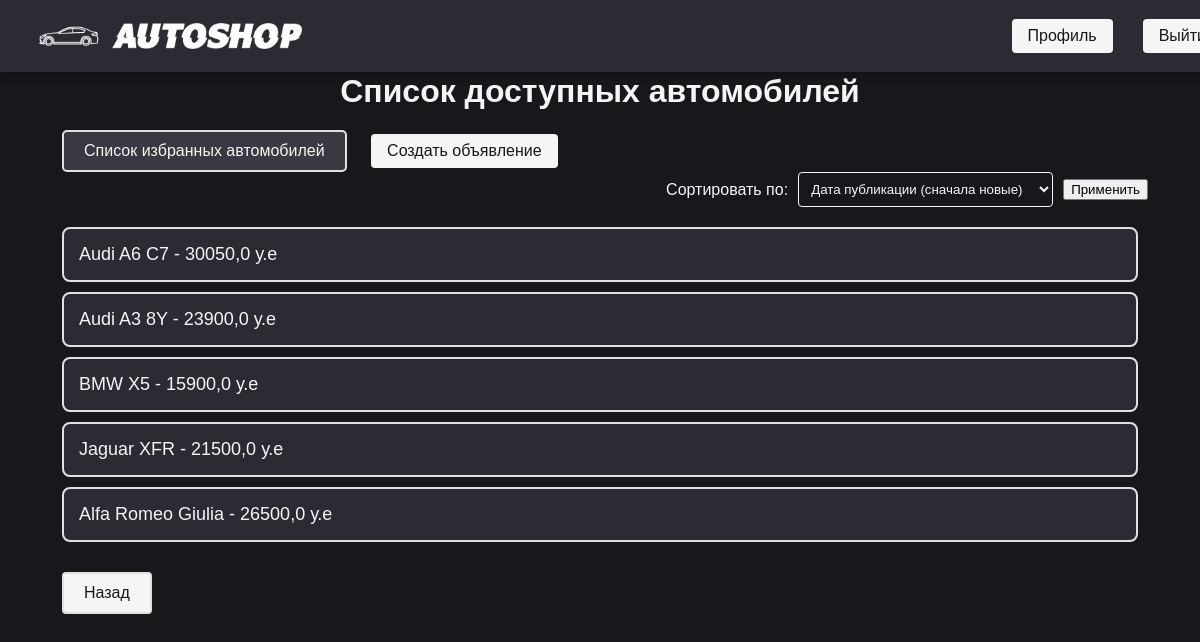
Page /cars/ (signed in) on the committed database.
### buycars/models.py (models this page shows, shortened)
class Cars(models.Model):
    conditions = (
      ('n', 'Новый'),
      ('s', 'Б/У'),
      ('p', 'На запчасти'),
    )
    box_type = (
      ('m', 'Механика'),
      ('a', 'Автомат'),
      ('r', 'Робот'),
    )
    fuel = (
        ('b', 'Бензин'),
        ('d', 'Дизель'),
        ('g', 'Газ'),
        ('e', 'Электричка'),
    )
    kuzov = (
        ('1', 'Седан'),
        ('2', 'Универсал'),
        ('3', 'Хетчбек'),
        ('4', 'Купе'),
        ('5', 'Лимузин'),
        ('6', 'Микроавтобус'),
        ('7', 'Минивэн'),
        ('8', 'Хардтоп'),
        ('9', 'Таун-кар'),
        ('a', 'Комби'),
        ('b', 'Лифтбек'),
        ('c', 'Фастбек'),
        ('d', 'Кабриолет'),
        ('e', 'Пикап'),
        ('f', 'Фургон'),
        ('g', 'Внедорожник')
    )
    make = models.CharField(
        max_length=40,
        null=False,
        blank=True,
        verbose_name="Марка автомобиля",
        validators=[alphanumeric_validator],
    )
    model = models.CharField(
        max_length=30,
        null=False,
        blank=True,
        verbose_name="Модель авто"
    )
    car_type = models.CharField(
        max_length=1,
        choices=kuzov,
        null = False,
        blank = True,
        verbose_name="Тип кузова")
    engine_volume = models.FloatField(
        null=False,
        blank = True,
        verbose_name="Объем двигателя")
    description = models.TextField(
        null = True,
        blank = True,
        verbose_name="Описание автомобиля",)
    year_of_release = models.IntegerField(
        null = False,
        blank = True,
        verbose_name="Год выпуска")
    published = models.DateTimeField(
        auto_now_add=True,
        verbose_name="Дата публикации объявления")
    price = models.FloatField(
        null = False,
        blank = True,
        verbose_name="Цена")
    condition = models.CharField(
        max_length=1,
        choices=conditions,
        verbose_name="Состояние")
    transmission_box = models.CharField(
        max_length=1,
        choices=box_type,
        verbose_name="Коробка передач")
    color = models.CharField(
        max_length=20,
        validators=[russian_validator],
        null=False,
        blank=True,
        verbose_name="Цвет авто")
    fuel_type = models.CharField(
        max_length=1,
        choices=fuel,
        verbose_name="Тип топлива")
    Mileage = models.IntegerField(
        null=False,
        blank=True,
        verbose_name='Пробег')
    owner = models.ForeignKey(settings.AUTH_USER_MODEL,on_delete=models.CASCADE)
    class Meta:
        verbose_name_plural = 'Автомобили'
        verbose_name = 'Автомобиль'
        ordering = ['-published']

### buycars/views.py (the view)
# urls.py: path('cars/', car_list, name = 'car_list'),
def car_list(request):
    queryset = Cars.objects.all()
    sort_by = request.GET.get('sort', '')
    if sort_by == 'date_asc':
        queryset = queryset.order_by('published')
    elif sort_by == 'date_desc':
        queryset = queryset.order_by('-published')
    elif sort_by == 'price_asc':
        queryset = queryset.order_by('price')
    elif sort_by == 'price_desc':
        queryset = queryset.order_by('-price')
    elif sort_by == 'name_asc':
        queryset = queryset.order_by('make', 'model')
    elif sort_by == 'name_desc':
        queryset = queryset.order_by('-make', '-model')
    context = {
        'vehicles': queryset,
    }
    return render(request, 'buycars/cars.html', context)

### buycars/templates/buycars/cars.html (shortened to what this page needs)
{% extends "registration/base.html" %}
{% load static %}
{% block content %}
    <link rel="stylesheet" href="{% static 'buycars/css/stylevehicles.css' %}">
    <h1>Список доступных автомобилей</h1>
    {% if request.user.is_authenticated %}
        <a href="{% url 'buycars:favorite_list_cars' %}" class="fav" type='car'>Список избранных автомобилей</a>
    {% endif %}
    {% if user.is_authenticated and user.is_seller %}
        <a href="{% url 'buycars:add_car_ad' %}" class="btn">Создать объявление</a>
    {% endif %}
    <form method="get" action="{% url 'buycars:car_list' %}" class="sort-form">
        <label for="sort">Сортировать по:</label>
        <select name="sort" id="sort">
            <option value="date_desc">Дата публикации (сначала новые)</option>
        </select>
        <button type="submit">Применить</button>
    </form>
    <ul>
        {% for car in vehicles %}
            <li>
                <a href="{% url 'buycars:car_detail' id=car.id %}"> {{ car.make }} {{ car.model }} - {{ car.price }} у.е </a>
            </li>
        {% endfor %}
    </ul>
    <a href="{% url 'buycars:index_page' %}" class="btn-back">Назад</a>
{% endblock %}

### buycars/static/buycars/css/base.css (style rules this page uses)
body { background-color: #18171C; color: #F5F5F5; font-family: 'Arial', sans-serif; margin: 0; padding: 0; min-height: 100vh; display: flex; flex-direction: column; }
a { color: #F5F5F5; text-decoration: none; transition: color 0.3s ease; margin: 0 10px; padding: 5px 10px; border-radius: 7px; border: 2px solid #E0E0E0; border-radius: 5px; }
ul { list-style-type: none; padding: 0; margin: 0; }
li { margin-bottom: 1rem; }
.btn { text-decoration: none; color: #F5F5F5; background-color: #3A3942; padding: 10px 20px; border: 2px solid #E0E0E0; border-radius: 5px; font-size: 1rem; transition: background-color 0.3s, color 0.3s; display: inline-block; }

### buycars/static/buycars/css/stylevehicles.css (style rules this page uses)
body { background-color: #18171C; color: #F5F5F5; font-family: Arial, sans-serif; margin: 0; padding: 20px; }
h1 { color: #F5F5F5; text-align: center; margin-bottom: 20px; }
form.sort-form { margin-bottom: 20px; display: flex; align-items: center; justify-content: flex-end; }
label { margin-right: 10px; color: #F5F5F5; }
select { padding: 8px; border: 1px solid #F5F5F5; border-radius: 4px; background-color: #18171C; color: #F5F5F5; margin-right: 10px; }
.btn { padding: 8px 16px; background-color: #F5F5F5; color: #18171C; border: none; border-radius: 4px; cursor: pointer; }
ul { list-style-type: none; padding: 0; }
li { margin-bottom: 10px; border-radius: 8px; transition: background-color 0.3s ease; }
li a { display: block; padding: 15px; background-color: #2C2B33; color: #F5F5F5; text-decoration: none; font-size: 18px; border-radius: 8px; transition: background-color 0.3s ease; }
.btn-back { display: inline-block; margin-top: 20px; padding: 10px 20px; background-color: #F5F5F5; color: #18171C; text-decoration: none; border-radius: 4px; transition: background-color 0.3s ease; }
.fav { text-decoration: none; color: #F5F5F5; background-color: #3A3942; padding: 10px 20px; border: 2px solid #E0E0E0; border-radius: 5px; font-size: 1rem; transition: background-color 0.3s, color 0.3s; display: inline-block; }

### rows in the picture
Cars: make "Audi", model "A6 C7", price "30050,0"
Cars: make "Audi", model "A3 8Y", price "23900,0"
Cars: make "BMW", model "X5", price "15900,0"
Cars: make "Jaguar", model "XFR", price "21500,0"
Cars: make "Alfa Romeo", model "Giulia", price "26500,0"
